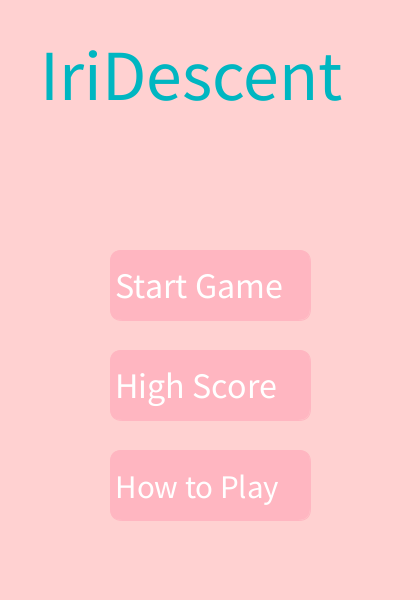
Frame 1 (no input)
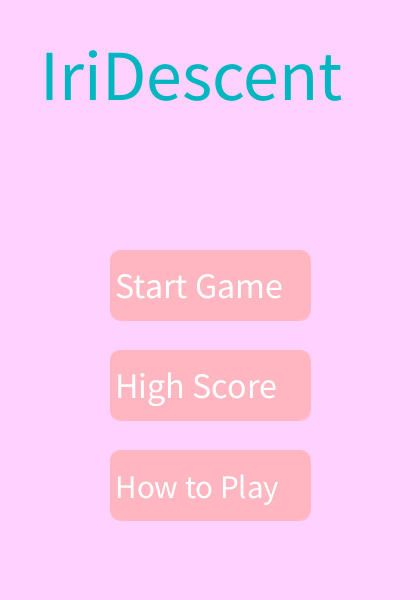
Frame 60 (the mouse pressed at the canvas centre just before this capture)
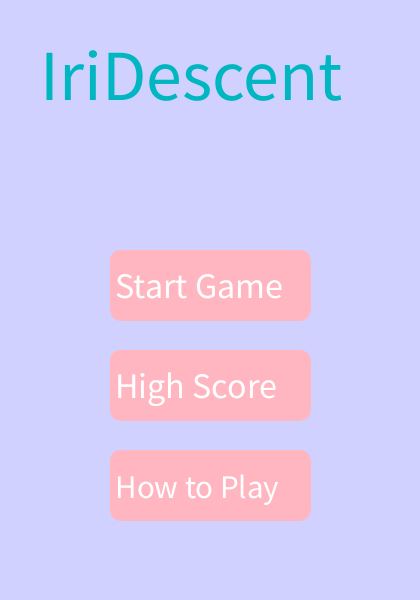
Frame 120 (the mouse held since frame 60 and released just before this capture)

The Processing sketch that drew these frames (run headless with seeded random() and noise(); from frame 60 on, the mouse is pressed at the canvas centre):

// Processing sketch: IriDescent
// ── IriDescent.pde
import java.util.*;

int num, updateRate, frameRates, colorRate, yScale, startTime;
Maze maze;
Runner runner;
boolean gameOver, startGame, howToPlay;
ArrayList<Token> tokens;
Token[][] tokenGrid;

void setup(){
  maze = new Maze();
  runner = new Runner();
  frameRate(120);
  size(420,600);
  drawBackground();
  gameOver = false;
  num = -1;
  updateRate = 0;
  colorRate = 0; 
  frameRates = 4;
  yScale = width/maze.getMaze()[0].length;
  tokenGrid = new Token[maze.getMaze().length][maze.getMaze()[0].length];
  createTokens(maze.getMaze().length, maze.getMaze()[0].length);
  startGame = false;
  startTime = 0;
  howToPlay = false;
}

void createTokens(int row, int col){
  for(int i = 1; i < row; i++){
    int j = (int)random(col);
    if(i % 5 == 0){
      tokenGrid[i][j] = new SpeedBoost(i,j);
    }
  }
  for(int i = 1; i < row; i++){
    int j = (int)random(col);
    if(i % 5 == 3){
      tokenGrid[i][j] = new SpeedSlower(i,j);
    }
  }
}

void draw(){
  if(!startGame && !howToPlay){
    startPage();
  }
  else if(!startGame && howToPlay){
    howToPlayPage();
  }
  else if(!gameOver && !howToPlay){
    if(runner.getY() - 30 <= -1 * num){
      drawBackground();
      runner.display();
      gameOver = true;
    }
      else{
      pushMatrix();
        translate(0,num);
        drawBackground();
        runner.relocate();
        runner.checkToken();
        colorMode(RGB,255,255,255);
        runner.display();
        for(int i = 0; i < tokenGrid.length; i++){
          for(int j = 0; j < tokenGrid[0].length; j++){
            if(tokenGrid[i][j] != null){
              tokenGrid[i][j].display();
            }
          }
        }
      popMatrix();
      if(updateRate % frameRates == 0){
        num--;
        //colorRate++;
      }
      updateRate++;
     }
  }
}

void startPage(){
  colorMode(HSB,360,100,100);
  background(360 - colorRate % 360, 18, 100);
  textSize(72);
  //fill(colorRate % 360, 40, 100);
  colorMode(RGB,255,255,255);
  fill(0,182,193);
  stroke(255,182,193);
  text("IriDescent",40,100);
  fill(255,182,193);
  rect(110,250,200,70,12,12,12,12);
  rect(110,350,200,70,12,12,12,12);
  rect(110,450,200,70,12,12,12,12);
  fill(255);
  textSize(36);
  text("Start Game",115,298);
  text("High Score",115,398);
  textSize(33);
  text("How to Play",115,498);
  colorRate++;
}

void howToPlayPage(){
  colorMode(HSB,360,100,100);
  background(360 - colorRate % 360, 18, 100);
  fill(0);
  textSize(60);
  text("How to Play",40,150);
  String s = "1. Press start to start a game.";
  textSize(12);
  text(s,20,200);
  s = "2. The randomly generated maze will show. You are the pink circle.";
  text(s,20,220);
  s = "3. Control the runner with the arrow keys.";
  text(s,20,240);
  s = "  * Left will switch the runner's direction to the left";
  text(s,20,260);
  s = "  * Right will switch the runner's direction to the right";
  text(s,20,280);
  s = "  * Up will make the runner jump up if it isn't blocked by a wall";
  text(s,20,300);
  s = "  * Down will make the runner stay still";
  text(s,20,320);
  s = "4. If you reach the top of the screen, the game is over.";
  text(s,20,340);
  s = "5. If you reach the bottom of the maze, you win!";
  text(s,20,360);
  s = "6. Try to win the maze as fast as possible! :)";
  text(s,20,380);
  s = "Good luck!";
  text(s,20,400);
  colorMode(RGB,255,255,255);
  fill(255,182,193);
  rect(110,450,200,70,12,12,12,12);
  rect(10,10,100,50,12,12,12,12);
  fill(255);
  textSize(36);
  text("Start Game",115,498);
  textSize(40);
  text("Back",15,49);
}

void drawBackground(){
  colorMode(HSB,360,100,100);
  background(360 - colorRate % 360, 18, 100);
  char[][] grid = maze.getMaze();
  for(int i = 0; i < grid.length; i++){
    for(int j = 0; j < grid[i].length; j++){
      if(grid[i][j] != ' '){
        stroke(0);
        line( j * (width / grid[i].length), i * 60, (j + 1) * (width / grid[i].length), i* 60);
      }
    }
  }
  textSize(20);
  fill(0);
  text("" + (millis() - startTime), 10, 30 + -1 * num);
  textSize(12);
  colorRate++;
}

class Maze{
  char[][] grid;
  
  Maze(){
    grid = generateMaze(30,7);
  }
  
  char[][] generateMaze(int row, int col){
    char[][] ans = new char[row][col];
    for(int i = 0; i < col; i++){
      ans[0][i] = '#';
      ans[row - 1][i] = '#';
      ans[i][0] = '#';
      ans[i][col - 1] = '#';
      }
    for(int i = col; i < row; i++){
      ans[i][0] = '#';
      ans[i][col - 1] = '#';
    }
   for(int i = 1; i < row - 1; i++){
      int start = (int)random(col - 1);
      for(int j = 0; j < col; j++){
        ans[i][j] = '#';
        if(j == start){
          j+=1;
          ans[i][j] = ' ';
        }
      }
    }
    
    for(char[] x: ans){
     // System.out.println(Arrays.toString(x));
    }
    return ans;
  }
  
  boolean isValidMaze(){
    return false;
  }
  
  char[][] getMaze(){
    return grid;
  }
}

class Runner{
  int x,y,xSpeed;
  
  Runner(){
    x = width / 2;
    y = 151;
    relocate();
  }
  
  void tryJump(){
    int leftBound = x - 30, rightBound = x + 30, downBound = y + 30;
    int row = downBound / 60, col = leftBound / (width / (int)maze.getMaze()[0].length), col2 = rightBound / (width / (int)maze.getMaze()[0].length);
    if( (leftBound - (col) * 60 <= 30) &&
        (xSpeed == -1) && 
        (maze.getMaze()[y / 60][col] == ' ')){
          //System.out.println("this one");
          y -= 60;
          x = (x / (width / (int)maze.getMaze()[0].length)) * (width / (int)maze.getMaze()[0].length) + 30 + xSpeed;
    }
    else if( (col2 + 1) * 60 - rightBound <= 30 &&
              (xSpeed == 1) && 
              (maze.getMaze()[y / 60][col2] == ' ')){
          
                y -= 60;
          x = (x / (width / (int)maze.getMaze()[0].length)) * (width / (int)maze.getMaze()[0].length) + 30 + xSpeed;
                
    }
        else if( (col2 + 1) * 60 - rightBound <= 30 &&
              (xSpeed == 1) && 
              (maze.getMaze()[y / 60][col2] == ' ')){
                
          y -= 60;
          x = (x / (width / (int)maze.getMaze()[0].length)) * (width / (int)maze.getMaze()[0].length) + 30 + xSpeed;
                
    }
    else if(x >= width - 60 && maze.getMaze()[y / 60][maze.getMaze()[0].length - 1] == ' '){
      y -= 60;
      x = width - 31;
      xSpeed = -1;
    }
    else if(x <= 60 && maze.getMaze()[y / 60][0] == ' '){
      y-= 60;
      x = 31;
      xSpeed = 1;
    }
    x+=xSpeed;

  }
  
  void relocate(){
    int leftBound = x - 30, rightBound = x + 30, upBound = y - 30, downBound = y + 30;
    int row = downBound / 60, col = leftBound / (width / maze.getMaze()[0].length);
    if(maze.getMaze()[row][col] == ' ' && leftBound % 60 == 0 && (y + 90 + num) < height){
      fallDown();
    }
    
    if(rightBound >= width){
      xSpeed = -1;
      x = width - 30;
    }
    else if(leftBound <= 0){
      xSpeed = 1;
      x = 30;
    }
    x += xSpeed;
  }
  
  void fallDown(){
    for(int i = 0; i < 30; i++){
      y+=2;
      drawBackground();
      updateRate--;
      display();
    }
  }
  
  void display(){
    fill(255,182,193);
    stroke(255,182,193);
    ellipse(x,y,60,55);
  }
  
  void checkToken(){
    int row = (y - 30) / 60, col = (x - 15) / yScale;
    Token tok = tokenGrid[row][col];
    if(tok != null){
      tok.activate();
      tokenGrid[row][col] = null;
    }
  }
  
  void setXSpeed(int num){
    xSpeed = num;
  }
  
  int getY(){
    return y;
  }
  
  int getX(){
    return x;
  }
}
  
void keyPressed(){
  if(keyCode == 37){
    runner.setXSpeed(-1);
  }
  else if(keyCode == 39){
    runner.setXSpeed(1);
  }
  else if(keyCode == 38){
    runner.tryJump();
  }
  else if(keyCode == 40){
    runner.setXSpeed(0);
  }
  //System.out.println(keyCode);
}


abstract class Token{
  int row, col;
  String type;
  
  abstract void display();
  abstract void activate();
  
  String getType(){
    return type;
  }
  
 int getRows(){
   return row;
 }
 
 int getCols(){
   return col;
 }
 
 void setType(String s){
   type = s;
 }
 
 void setRows(int n){
   row = n;
 }
 
 void setCols(int n){
   col = n;
 }
  
}

class SpeedBoost extends Token{
  SpeedBoost(int row, int col){
   setRows(row);
   setCols(col);
   setType("Speed");  
  }
  
  void display(){
    fill(255);
    ellipse(getCols() * yScale + 15,getRows() * 60 + 30,40,40);
    fill(0,182,193);
    text("Fast",getCols() * yScale + 4 , getRows() * 60 + 35);
  }
  
  void activate(){
    frameRates+=4;
    frameRate(116 + frameRates * 10);
  }
}

class SpeedSlower extends Token{
  SpeedSlower(int row, int col){
   setRows(row);
   setCols(col);
   setType("Slow");  
  }
  
  void display(){
    fill(255);
    ellipse(getCols() * yScale + 20,getRows() * 60 + 30,40,40);
    fill(0,182,193);
    text("Slow",getCols() * yScale + 8, getRows() * 60 + 35);
  }
  
  void activate(){
    frameRates-=4;
    if(frameRates <= 0){
      frameRates = 4;
    }
    frameRate(116 + frameRates * 10);
  }
}

void mouseClicked(){
  //rect(110,250,200,70);
  if(!startGame && !howToPlay && mouseX > 110 && mouseX < 310 && mouseY > 250 && mouseY < 320){
    startGame = true;
    howToPlay = false;
    textSize(12);
    colorRate = 0;
    startTime = millis();
  }
  else if(!startGame && !howToPlay && mouseX > 110 && mouseX < 310 && mouseY > 450 && mouseY < 520){
    howToPlay = true;
    howToPlayPage();
    textSize(12);
  }
 else if(!startGame && howToPlay && mouseX > 110 && mouseX < 310 && mouseY > 450 && mouseY < 520){
    startGame = true;
    howToPlay = false;
    textSize(12);
    colorRate = 0;
    startTime = millis();
  }
  else if(!startGame && howToPlay && mouseX > 10 && mouseX < 110 && mouseY > 10 && mouseY < 60){
    howToPlay = false;
  }
  //rect(10,10,100,50,12,12,12,12);
}
